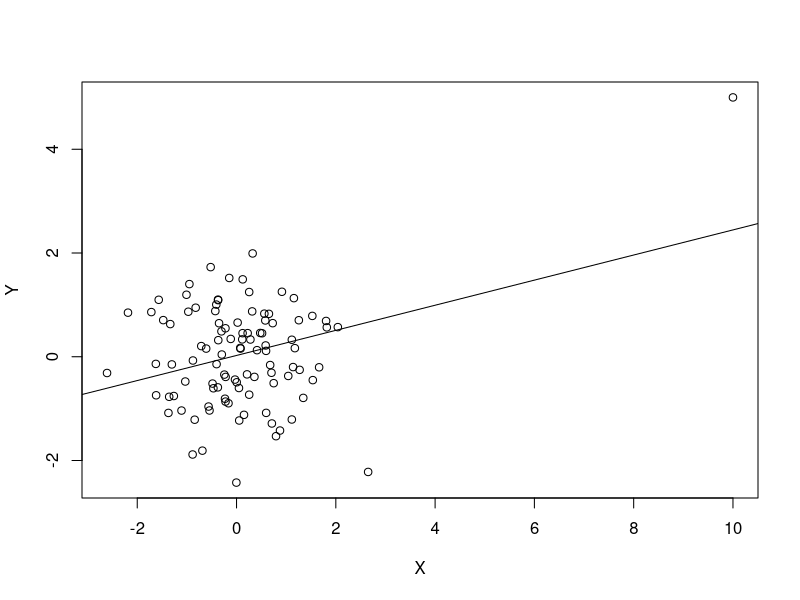

This chart was generated by the following R code:
## ---- chunk 1
#generate normally distributed 100 points
        set.seed(1523)
        n <- 100
        x1 <- rnorm(n) ; x1<-x1-mean(x1) #center the data
        y1 <- rnorm(n) ; y1<-y1-mean(y1)
## ---- chunk 2
c<-c(10,5)
datX<-c(c[1],x1)
datY<-c(c[2],y1)
newDF<-data.frame(X=datX,Y=datY)
## ---- chunk 3
head(newDF)
## ---- chunk 4
fit<-lm(Y~X,data=newDF)
plot(Y~X,data=newDF)
abline(fit)

